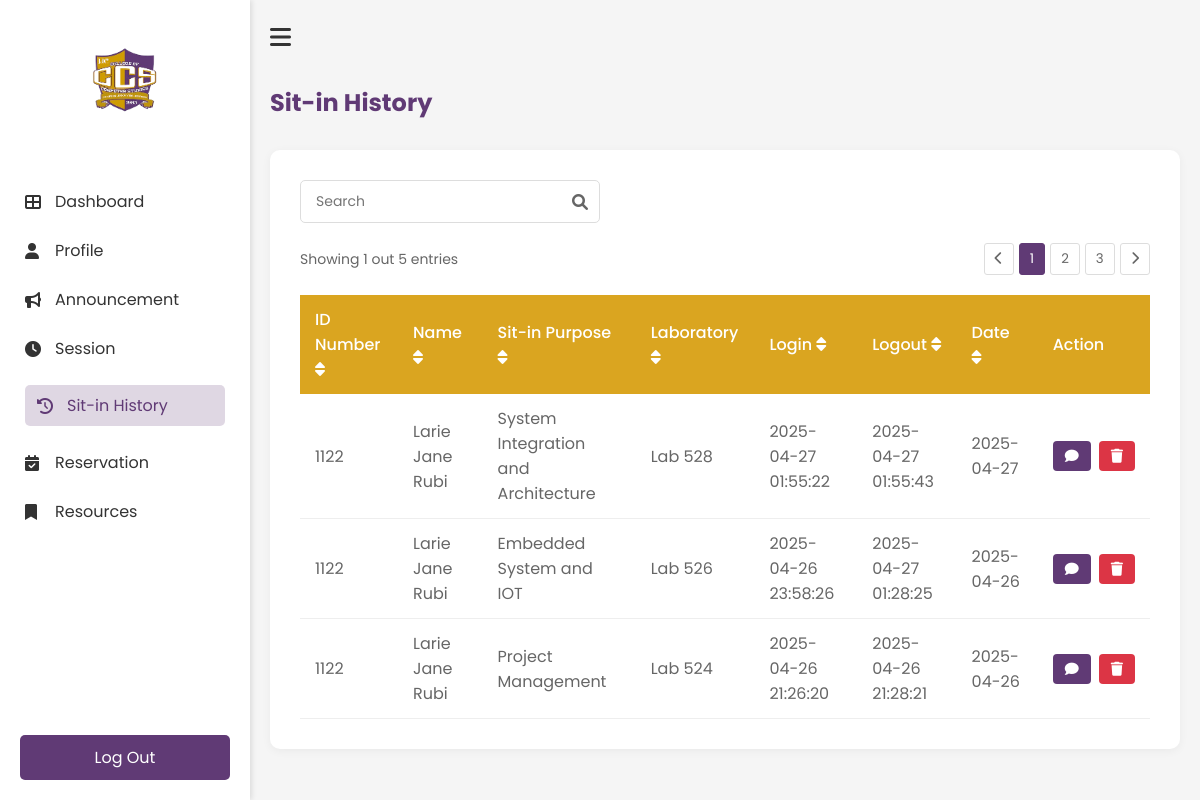
The app's page /History (signed in), older data.
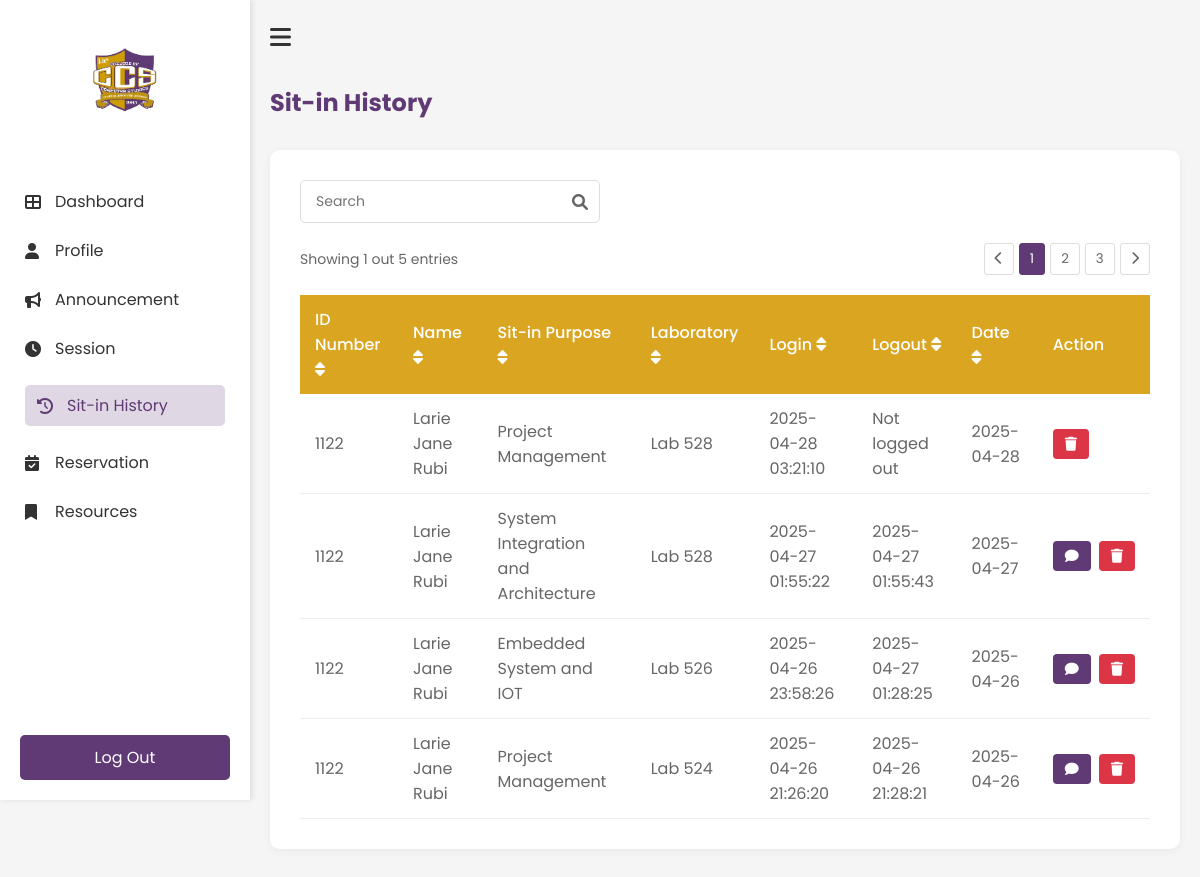
The same page, newer data.
### tables this page shows
CREATE TABLE reservations (
                id INTEGER PRIMARY KEY AUTOINCREMENT,
                idno TEXT NOT NULL,
                purpose TEXT NOT NULL,
                lab TEXT NOT NULL,
                computer_number INTEGER NOT NULL,
                time_in DATETIME NOT NULL,
                time_out DATETIME,
                status TEXT DEFAULT 'Pending',
                requested_time DATETIME,
                FOREIGN KEY (idno) REFERENCES users(IDNO)
            );

### app.py (the view)
@app.route('/History')
def History():
    if 'username' not in session:
        return redirect(url_for('login'))
    history = get_user_history(session['student_id'])
    return render_template('student/history.html', history=history)

### templates/student/history.html (shortened to what this page needs)
<!DOCTYPE html>
<html lang="en">
    <head>
        <link rel="stylesheet" href="{{ url_for('static', filename='student/history.css') }}">
        <link rel="stylesheet" href="https://cdnjs.cloudflare.com/ajax/libs/font-awesome/6.0.0-beta3/css/all.min.css">
    </head>
    <body>
        <div class="history-container">
            <nav class="sidebar" id="sidebar">
                <div class="logo-container">
                    <img src="{{ url_for('static', filename='images/ccs.png') }}" alt="ccs logo" class="logo">
                </div>
                <ul class="nav-links">
                    <li><a href="{{ url_for('Dashboard') }}"><i class="fas fa-th-large"></i>Dashboard</a></li>
                    <li><a href="{{ url_for('Profile') }}"><i class="fas fa-user"></i>Profile</a></li>
                    <li><a href="{{ url_for('Announcement') }}"><i class="fas fa-bullhorn"></i>Announcement</a></li>
                    <li><a href="{{ url_for('Session') }}"><i class="fas fa-clock"></i>Session</a></li>
                    <li><a href="{{ url_for('History') }}" class="active"><i class="fas fa-history"></i>Sit-in History</a></li>
                    <li><a href="{{ url_for('Reservation') }}"><i class="fas fa-calendar-check"></i>Reservation</a></li>
                    <li><a href="{{ url_for('Resources') }}"><i class="fas fa-bookmark"></i>Resources</a></li>
                </ul>
                <div class="logout-section">
                    <a href="{{ url_for('logout') }}" class="logout-btn"></i>Log Out</a>
                </div>
            </nav>
            <main class="main-content">
                <div class="top-bar">
                    <button id="sidebar-toggle" class="hamburger-btn"><i class="fas fa-bars"></i></button>
                </div>
                <h1 class="header">Sit-in History</h1>
                <div class="history-card">
                    <div class="search-container">
                        <input type="text" id="searchInput" placeholder="Search" class="search-input">
                        <i class="fas fa-search search-icon"></i>
                    </div>
                    <div class="table-container">
                        <div class="pagination-top">
                            <span>Showing 1 out 5 entries</span>
                            <div class="pagination-controls">
                                <button class="page-btn"><i class="fas fa-chevron-left"></i></button>
                                <button class="page-btn active">1</button>
                                <button class="page-btn">2</button>
                                <button class="page-btn">3</button>
                                <button class="page-btn"><i class="fas fa-chevron-right"></i></button>
                            </div>
                        </div>
                <table class="history-table" id="historyTable">
                    <thead>
                        <tr>
                            <th onclick="sortTable(0)">ID Number <i class="fas fa-sort"></i></th>
                            <th onclick="sortTable(1)">Name <i class="fas fa-sort"></i></th>
                            <th onclick="sortTable(2)">Sit-in Purpose <i class="fas fa-sort"></i></th>
                            <th onclick="sortTable(3)">Laboratory <i class="fas fa-sort"></i></th>
                            <th onclick="sortTable(4)">Login <i class="fas fa-sort"></i></th>
                            <th onclick="sortTable(5)">Logout <i class="fas fa-sort"></i></th>
                            <th onclick="sortTable(6)">Date <i class="fas fa-sort"></i></th>
                            <th>Action</th>
                        </tr>
                    </thead>
                    <tbody>
                            {% for record in history %}
                            <tr data-id="{{ record.id }}">
                                <td>{{ record.idno }}</td>
                                <td>{{ record.name }}</td>
                                <td>{{ record.purpose }}</td>
                                <td>{{ record.laboratory }}</td>
                                <td>{{ record.login }}</td>
                                <td>{{ record.logout }}</td>
                                <td>{{ record.date }}</td>
                                <td>
                                    <div class="action-buttons">
                                        {% if record.status == 'Completed' %}
                                            <button class="feedback-btn" onclick="openFeedbackModal('{{ record.id }}')">
                                                <i class="fas fa-comment"></i>
                                            </button>
                                        {% endif %}
                                        <button class="delete-btn" onclick="deleteRecord('{{ record.id }}')">
                                            <i class="fas fa-trash"></i>
                                        </button>
                                    </div>
                                </td>
                            </tr>
                            {% endfor %}
                        </tbody>
                </table>
            </div>
        </div>
    </main>
    </body>
</html>

### static/student/history.css (style rules this page uses)
* { margin: 0; padding: 0; box-sizing: border-box; font-family: 'Poppins', sans-serif; }
body { background-color: #f5f5f5; }
.history-container { display: flex; min-height: 100vh; }
.history-card { background: white; border-radius: 10px; padding: 30px; box-shadow: 0 2px 10px rgba(0, 0, 0, 0.05); margin: 20px 0; }
.search-container { position: relative; margin-bottom: 20px; max-width: 300px; }
.search-input { width: 100%; padding: 10px 35px 10px 15px; border: 1px solid #ddd; border-radius: 5px; font-size: 14px; }
.search-icon { position: absolute; right: 12px; top: 50%; transform: translateY(-50%); color: #666; }
.table-container { overflow-x: auto; }
.pagination-top { display: flex; justify-content: space-between; align-items: center; margin-bottom: 20px; color: #666; font-size: 14px; }
.pagination-controls { display: flex; gap: 5px; }
.page-btn { padding: 5px 10px; border: 1px solid #ddd; background: white; border-radius: 3px; cursor: pointer; color: #666; }
.page-btn.active { background-color: #603A75; color: white; border-color: #603A75; }
.history-table { width: 100%; border-collapse: collapse; margin-top: 10px; }
.history-table th { background-color: #DAA520; color: white; text-align: left; padding: 12px 15px; font-weight: 500; }
.history-table td { padding: 12px 15px; border-bottom: 1px solid #eee; color: #666; }
.sidebar { width: 250px; height: 100vh; position: fixed; left: 0; top: 0; background-color: white; padding: 20px 0; transition: all 0.3s ease; box-shadow: 2px 0 5px rgba(0, 0, 0, 0.1); z-index: 1000; }
.main-content { margin-left: 250px; transition: all 0.3s ease; width: calc(100% - 250px); padding: 20px; }
.main-content { flex: 1; padding: 20px; transition: all 0.3s ease; }
.top-bar { display: flex; align-items: center; margin-bottom: 30px; }
.hamburger-btn { background: none; border: none; font-size: 24px; cursor: pointer; margin-right: 15px; color: #333; }
.logo-container { text-align: center; padding: 20px 0; }
.logo { width: 80px; height: auto; }
.nav-links { list-style: none; padding: 0; margin-top: 30px; }
.nav-links li { padding: 12px 25px; }
.nav-links li a { color: #333; text-decoration: none; display: flex; align-items: center; transition: 0.3s; }
.nav-links li a:hover, .nav-links li a.active { padding: 8px 12px; border-radius: 5px; color: #603A75; background-color: rgba(96, 58, 117, 0.2); }
.nav-links li a i { margin-right: 10px; width: 20px; }
.nav-links li a:hover, .nav-links li a.active { color: #603A75; }
.logout-section { position: absolute; bottom: 20px; width: 100%; padding: 0 20px; }
.logout-btn { display: block; width: 100%; padding: 10px; background-color: #603A75; color: white; text-align: center; text-decoration: none; border-radius: 5px; transition: 0.3s; }
.main-content h1 { color: #603A75; margin-bottom: 30px; font-size: 24px; }
.feedback-btn { background-color: #603A75; color: white; border: none; padding: 8px 12px; border-radius: 4px; cursor: pointer; font-family: 'Poppins', sans-serif; display: flex; align-items: center; gap: 5px; }
.feedback-btn i { font-size: 14px; }
.action-buttons { display: flex; gap: 8px; }
.delete-btn { background-color: #dc3545; color: white; border: none; padding: 8px 12px; border-radius: 4px; cursor: pointer; font-family: 'Poppins', sans-serif; display: flex; align-items: center; }
.delete-btn i { font-size: 14px; }

Row changes from the older to the newer data that the page shows:
added reservations: idno "1122", name "Larie Jane Rubi", purpose "Project Management", laboratory "Lab 528", login "2025-04-28 03:21:10", logout "Not logged out", date "2025-04-28"
